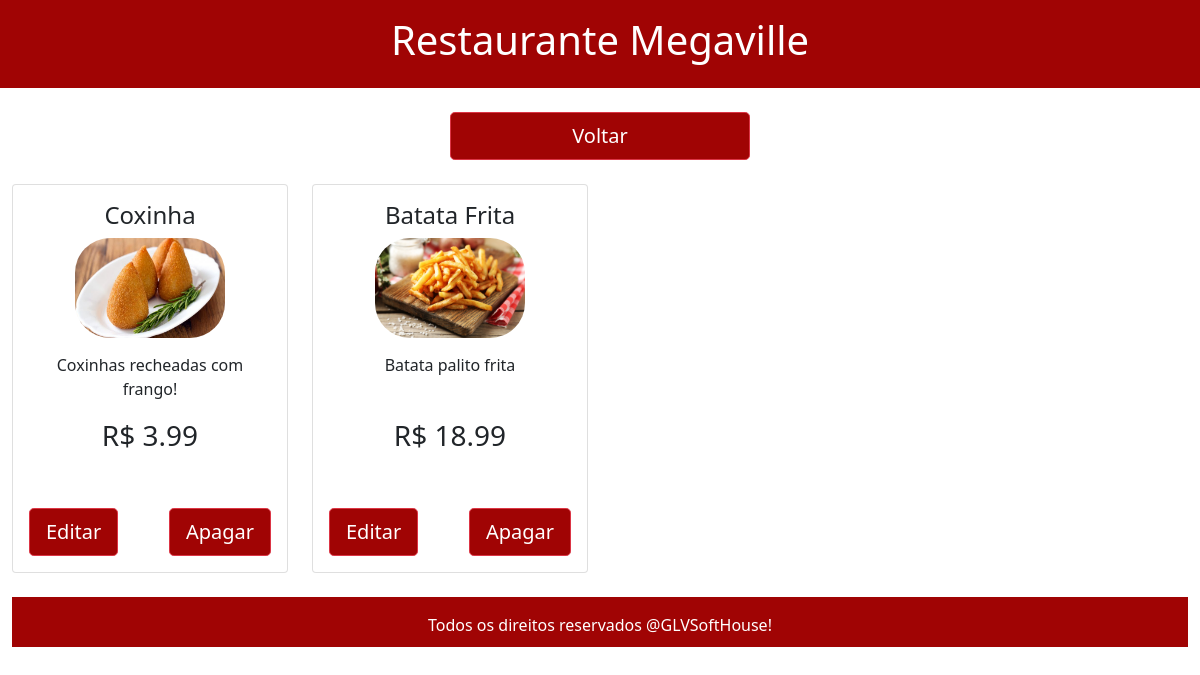
The page /login/cardapioEstabelecimento.php (signed in) on the database its author committed.
### tables this page shows
CREATE TABLE IF NOT EXISTS `produtos` (
  `id` int(11) NOT NULL AUTO_INCREMENT,
  `nome` varchar(80) NOT NULL,
  `imagem` varchar(100) NOT NULL,
  `preco` float NOT NULL DEFAULT 0,
  `descricao` varchar(120) NOT NULL,
  `id_estabelecimento` int(11) DEFAULT NULL,
  PRIMARY KEY (`id`),
  KEY `id_estabelecimento` (`id_estabelecimento`),
  CONSTRAINT `estabelecimento` FOREIGN KEY (`id_estabelecimento`) REFERENCES `estabelecimento` (`id`) ON DELETE NO ACTION ON UPDATE NO ACTION
);

### login/cardapioEstabelecimento.php (the view, shortened to what this page needs)
<?php
    $id_estabelecimento = $_SESSION['id'];
?>
<!DOCTYPE html>
<html lang="en">
<head>
    <link rel="stylesheet" href="https://stackpath.bootstrapcdn.com/bootstrap/5.0.0-alpha1/css/bootstrap.min.css">
</head>
<body style="min-width:372px;">
    <header>
        <nav class="navbar" style="background-color: rgb(160,4,4);">
            <h1 class="navbar mx-auto text-white">Restaurante Megaville</h1>
         </nav>
    </header>
    <br>
    <div class="text-center">
    <button style="background-color: rgb(160,4,4); width:300px;" class="btn btn-danger btn-lg"><a style="text-decoration:none; color: white" href="cadastroProdutos.php">Voltar</a></button>
    </div>
    <br>
    <div class="container-fluid">
        <?php
            $conexao = mysqli_connect('localhost', 'root', '','jglogin');
            $query = 'SELECT * FROM produtos p WHERE p.id_estabelecimento = '.$id_estabelecimento.' ORDER BY p.id ASC';
            $result = mysqli_query($conexao, $query);
                if($result):
                    if(mysqli_num_rows($result)>0):
                        echo "<div class='row'>";
                        while($produtos = mysqli_fetch_assoc($result)):
                        ?>
                            <div class="col-sm-3 col-md-3">
                                <div class="card-group">
                                    <div class="card text-center">
                                        <div class="card-body">
                                            <form method="POST" action="editarProdutos.php?id=<?php echo $produtos['id'];?>">
                                                <h4 class="card-tittle"><?php echo $produtos['nome']; ?></h4>
                                                <img src="<?php echo $produtos['imagem']; ?>" style="width: 150px; height: 100px; border-radius: 35px; margin-bottom:15px" class="img-responsive">
                                                <p class="card-text" style="height: 50px"><?php echo $produtos['descricao']; ?></p>
                                                <h3 class="card-text">R$ <?php echo $produtos['preco']; ?></h3>
                                                <br><br>
                                                <input type="submit" style="background-color: rgb(160,4,4);width:150x;float:left" class="btn btn-danger btn-lg" value="Editar">
                                            </form>
                                            <form method="POST">
                                                <input type="submit" style="background-color: rgb(160,4,4);width:150x;float:right" class="btn btn-danger btn-lg" value="Apagar">
                                            </form>
                                        </div>
                                    </div>
                                </div>
                            </div>
                        <?php
                        endwhile;
                    endif;
                endif;
        ?>
    </div>
    <br>
    <footer class="footer mt-auto py-3" style="background-color: rgb(160,4,4); width: 100%; height:50px">
        <span class="text-muted">
            <p class="text-white text-center">Todos os direitos reservados @GLVSoftHouse!</p>
        </span>
    </footer>
</body>
</html>

### rows shown on the page
produtos: nome "Coxinha", imagem (picture), descricao "Coxinhas recheadas com frango!", preco "3.99"
produtos: nome "Batata Frita", imagem (picture), descricao "Batata palito frita", preco "18.99"
